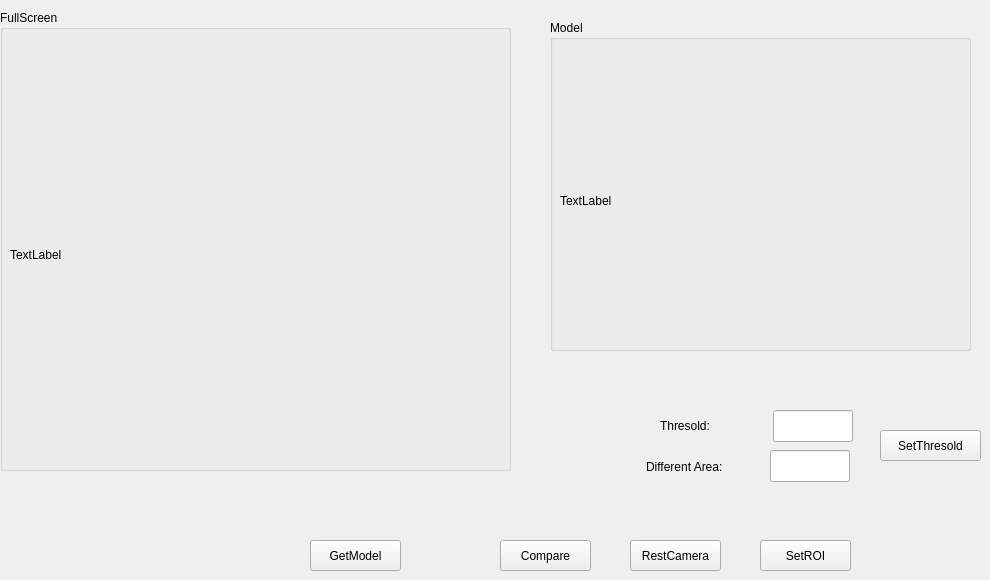
    <widget class="QWidget" name="tabCamera">
     <attribute name="title">
      <string>Camera</string>
     </attribute>
     <widget class="QGroupBox" name="groupBox_14">
      <property name="geometry">
       <rect>
        <x>0</x>
        <y>10</y>
        <width>511</width>
        <height>461</height>
       </rect>
      </property>
      <property name="title">
       <string>FullScreen</string>
      </property>
      <widget class="DvLabel" name="fullImage">
       <property name="geometry">
        <rect>
         <x>10</x>
         <y>40</y>
         <width>490</width>
         <height>410</height>
        </rect>
       </property>
       <property name="minimumSize">
        <size>
         <width>490</width>
         <height>410</height>
        </size>
       </property>
       <property name="maximumSize">
        <size>
         <width>490</width>
         <height>410</height>
        </size>
       </property>
       <property name="text">
        <string>TextLabel</string>
       </property>
       <property name="scaledContents">
        <bool>true</bool>
       </property>
      </widget>
     </widget>
     <widget class="QGroupBox" name="groupBox_15">
      <property name="geometry">
       <rect>
        <x>550</x>
        <y>20</y>
        <width>421</width>
        <height>331</height>
       </rect>
      </property>
      <property name="title">
       <string>Model</string>
      </property>
      <widget class="QLabel" name="modelImage">
       <property name="geometry">
        <rect>
         <x>10</x>
         <y>40</y>
         <width>401</width>
         <height>281</height>
        </rect>
       </property>
       <property name="text">
        <string>TextLabel</string>
       </property>
       <property name="scaledContents">
        <bool>true</bool>
       </property>
      </widget>
     </widget>
     <widget class="QPushButton" name="btnGetImage">
      <property name="geometry">
       <rect>
        <x>310</x>
        <y>540</y>
        <width>91</width>
        <height>31</height>
       </rect>
      </property>
      <property name="text">
       <string>GetModel</string>
      </property>
     </widget>
     <widget class="QPushButton" name="btnSaveModel">
      <property name="geometry">
       <rect>
        <x>500</x>
        <y>540</y>
        <width>91</width>
        <height>31</height>
       </rect>
      </property>
      <property name="text">
       <string>Compare</string>
      </property>
     </widget>
     <widget class="QPushButton" name="btnRestCamera">
      <property name="geometry">
       <rect>
        <x>630</x>
        <y>540</y>
        <width>91</width>
        <height>31</height>
       </rect>
      </property>
      <property name="text">
       <string>RestCamera</string>
      </property>
     </widget>
     <widget class="QPushButton" name="btnSetRoi">
      <property name="geometry">
       <rect>
        <x>760</x>
        <y>540</y>
        <width>91</width>
        <height>31</height>
       </rect>
      </property>
      <property name="text">
       <string>SetROI</string>
      </property>
     </widget>
     <widget class="QLineEdit" name="lineThresold">
      <property name="geometry">
       <rect>
        <x>773</x>
        <y>410</y>
        <width>80</width>
        <height>32</height>
       </rect>
      </property>
      <property name="maximumSize">
       <size>
        <width>80</width>
        <height>16777215</height>
       </size>
      </property>
     </widget>
     <widget class="QLabel" name="label_14">
      <property name="geometry">
       <rect>
        <x>660</x>
        <y>410</y>
        <width>107</width>
        <height>32</height>
       </rect>
      </property>
      <property name="text">
       <string>Thresold:</string>
      </property>
     </widget>
     <widget class="QLineEdit" name="lineDiffArea">
      <property name="geometry">
       <rect>
        <x>770</x>
        <y>450</y>
        <width>80</width>
        <height>32</height>
       </rect>
      </property>
      <property name="maximumSize">
       <size>
        <width>80</width>
        <height>16777215</height>
       </size>
      </property>
     </widget>
     <widget class="QLabel" name="label_15">
      <property name="geometry">
       <rect>
        <x>646</x>
        <y>451</y>
        <width>111</width>
        <height>31</height>
       </rect>
      </property>
      <property name="text">
       <string>Different Area:</string>
      </property>
     </widget>
     <widget class="QPushButton" name="btnSetThresold">
      <property name="geometry">
       <rect>
        <x>880</x>
        <y>430</y>
        <width>101</width>
        <height>31</height>
       </rect>
      </property>
      <property name="text">
       <string>SetThresold</string>
      </property>
     </widget>
    </widget>
